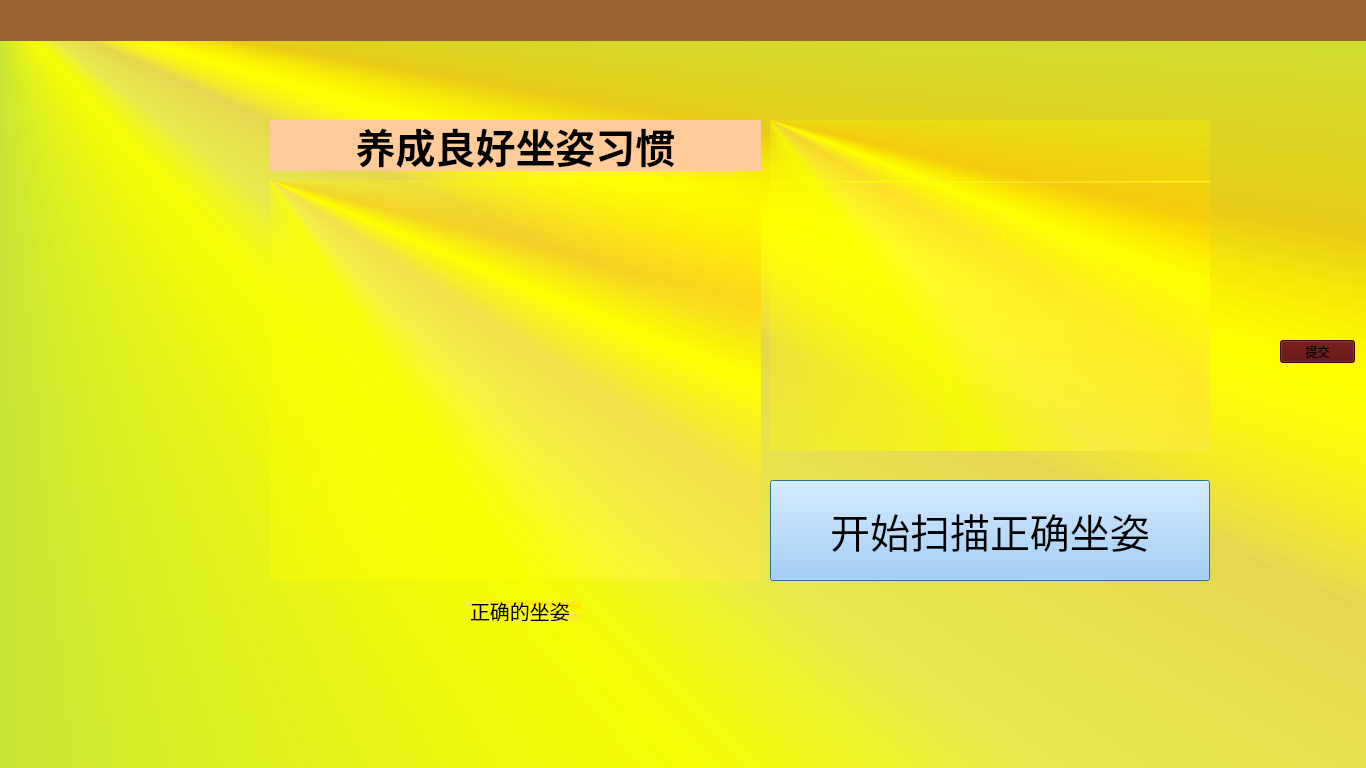
<?xml version="1.0" encoding="UTF-8"?>
<ui version="4.0">
 <class>PostureDialog</class>
 <widget class="QDialog" name="PostureDialog">
  <property name="geometry">
   <rect>
    <x>0</x>
    <y>0</y>
    <width>1366</width>
    <height>768</height>
   </rect>
  </property>
  <property name="windowTitle">
   <string>PostureDialog</string>
  </property>
  <property name="styleSheet">
   <string notr="true">background-color: #99CC66;</string>
  </property>
  <widget class="QStackedWidget" name="stackedWidget">
   <property name="geometry">
    <rect>
     <x>0</x>
     <y>0</y>
     <width>1366</width>
     <height>768</height>
    </rect>
   </property>
   <property name="font">
    <font>
     <pointsize>35</pointsize>
    </font>
   </property>
   <property name="autoFillBackground">
    <bool>false</bool>
   </property>
   <property name="styleSheet">
    <string notr="true">background-color: qconicalgradient(cx:0, cy:0, angle:135, stop:0 rgba(255, 255, 0, 69), stop:0.375 rgba(255, 255, 0, 69), stop:0.423533 rgba(251, 255, 0, 145), stop:0.45 rgba(247, 255, 0, 208), stop:0.477581 rgba(255, 244, 71, 130), stop:0.518717 rgba(255, 218, 71, 130), stop:0.55 rgba(255, 255, 0, 255), stop:0.57754 rgba(255, 203, 0, 130), stop:0.625 rgba(255, 255, 0, 69), stop:1 rgba(255, 255, 0, 69));</string>
   </property>
   <property name="currentIndex">
    <number>0</number>
   </property>
   <widget class="QWidget" name="page">
    <widget class="QLabel" name="noticeLable">
     <property name="geometry">
      <rect>
       <x>270</x>
       <y>120</y>
       <width>491</width>
       <height>51</height>
      </rect>
     </property>
     <property name="font">
      <font>
       <pointsize>30</pointsize>
       <weight>75</weight>
       <bold>true</bold>
      </font>
     </property>
     <property name="styleSheet">
      <string notr="true">background-color: #FFCC99;</string>
     </property>
     <property name="text">
      <string>养成良好坐姿习惯</string>
     </property>
     <property name="alignment">
      <set>Qt::AlignCenter</set>
     </property>
    </widget>
    <widget class="QLabel" name="label">
     <property name="geometry">
      <rect>
       <x>270</x>
       <y>180</y>
       <width>491</width>
       <height>401</height>
      </rect>
     </property>
     <property name="text">
      <string/>
     </property>
     <property name="pixmap">
      <pixmap resource="res.qrc">:/imgs/image/standardposture.jpg</pixmap>
     </property>
     <property name="scaledContents">
      <bool>true</bool>
     </property>
    </widget>
    <widget class="QPushButton" name="beginScanBtn">
     <property name="geometry">
      <rect>
       <x>770</x>
       <y>480</y>
       <width>440</width>
       <height>101</height>
      </rect>
     </property>
     <property name="font">
      <font>
       <pointsize>30</pointsize>
      </font>
     </property>
     <property name="styleSheet">
      <string notr="true">background-color: #99CCFF;</string>
     </property>
     <property name="text">
      <string>开始扫描正确坐姿</string>
     </property>
    </widget>
    <widget class="QLabel" name="pframeLable">
     <property name="geometry">
      <rect>
       <x>770</x>
       <y>120</y>
       <width>440</width>
       <height>331</height>
      </rect>
     </property>
     <property name="font">
      <font>
       <pointsize>35</pointsize>
      </font>
     </property>
     <property name="text">
      <string/>
     </property>
     <property name="scaledContents">
      <bool>true</bool>
     </property>
    </widget>
    <widget class="QLabel" name="scanLineLable">
     <property name="geometry">
      <rect>
       <x>770</x>
       <y>180</y>
       <width>440</width>
       <height>3</height>
      </rect>
     </property>
     <property name="text">
      <string/>
     </property>
    </widget>
    <widget class="QLabel" name="label_5">
     <property name="geometry">
      <rect>
       <x>470</x>
       <y>600</y>
       <width>111</width>
       <height>21</height>
      </rect>
     </property>
     <property name="font">
      <font>
       <pointsize>15</pointsize>
      </font>
     </property>
     <property name="text">
      <string>正确的坐姿</string>
     </property>
    </widget>
    <widget class="QLabel" name="label_6">
     <property name="geometry">
      <rect>
       <x>0</x>
       <y>0</y>
       <width>1366</width>
       <height>41</height>
      </rect>
     </property>
     <property name="styleSheet">
      <string notr="true">background-color:#996633;</string>
     </property>
     <property name="text">
      <string/>
     </property>
    </widget>
    <widget class="QPushButton" name="submitAdviseBtn">
     <property name="geometry">
      <rect>
       <x>1280</x>
       <y>340</y>
       <width>75</width>
       <height>23</height>
      </rect>
     </property>
     <property name="styleSheet">
      <string notr="true">background-color: rgb(85, 0, 0);</string>
     </property>
     <property name="text">
      <string>提交</string>
     </property>
    </widget>
   </widget>
   <widget class="QWidget" name="page_3">
    <widget class="QLabel" name="label_4">
     <property name="geometry">
      <rect>
       <x>310</x>
       <y>290</y>
       <width>331</width>
       <height>111</height>
      </rect>
     </property>
     <property name="font">
      <font>
       <pointsize>40</pointsize>
      </font>
     </property>
     <property name="text">
      <string>坐姿扫描完成</string>
     </property>
    </widget>
   </widget>
   <widget class="QWidget" name="page_2">
    <widget class="QLabel" name="label_2">
     <property name="geometry">
      <rect>
       <x>200</x>
       <y>140</y>
       <width>551</width>
       <height>351</height>
      </rect>
     </property>
     <property name="text">
      <string/>
     </property>
     <property name="pixmap">
      <pixmap resource="res.qrc">:/imgs/image/standardposture.jpg</pixmap>
     </property>
    </widget>
    <widget class="QPushButton" name="reScanPostureBtn">
     <property name="geometry">
      <rect>
       <x>740</x>
       <y>140</y>
       <width>201</width>
       <height>101</height>
      </rect>
     </property>
     <property name="font">
      <font>
       <pointsize>20</pointsize>
      </font>
     </property>
     <property name="text">
      <string>重新扫描坐姿</string>
     </property>
    </widget>
    <widget class="QLabel" name="label_3">
     <property name="geometry">
      <rect>
       <x>280</x>
       <y>500</y>
       <width>381</width>
       <height>81</height>
      </rect>
     </property>
     <property name="font">
      <font>
       <pointsize>30</pointsize>
      </font>
     </property>
     <property name="text">
      <string>坐正后我会自动消失</string>
     </property>
    </widget>
    <widget class="QPushButton" name="pauseBtn">
     <property name="geometry">
      <rect>
       <x>740</x>
       <y>270</y>
       <width>201</width>
       <height>101</height>
      </rect>
     </property>
     <property name="font">
      <font>
       <pointsize>20</pointsize>
      </font>
     </property>
     <property name="text">
      <string>休息一会儿</string>
     </property>
    </widget>
   </widget>
  </widget>
 </widget>
 <layoutdefault spacing="6" margin="11"/>
 <resources>
  <include location="res.qrc"/>
 </resources>
 <connections/>
</ui>
